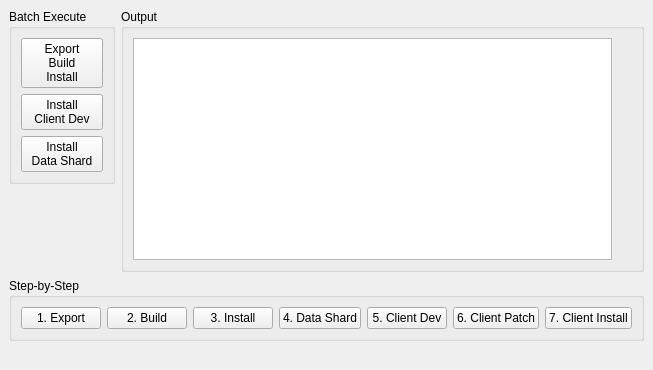
<?xml version="1.0" encoding="UTF-8"?>
<ui version="4.0">
 <class>BuildGamedataView</class>
 <widget class="QDockWidget" name="BuildGamedataView">
  <property name="geometry">
   <rect>
    <x>0</x>
    <y>0</y>
    <width>635</width>
    <height>370</height>
   </rect>
  </property>
  <property name="windowTitle">
   <string>Build Gamedata</string>
  </property>
  <widget class="QWidget" name="dockWidgetContents">
   <layout class="QGridLayout" name="gridLayout">
    <item row="4" column="2">
     <spacer name="horizontalSpacer">
      <property name="orientation">
       <enum>Qt::Horizontal</enum>
      </property>
      <property name="sizeHint" stdset="0">
       <size>
        <width>40</width>
        <height>20</height>
       </size>
      </property>
     </spacer>
    </item>
    <item row="0" column="1">
     <widget class="QGroupBox" name="batchExecuteGroupBox">
      <property name="title">
       <string>Batch Execute</string>
      </property>
      <layout class="QVBoxLayout" name="verticalLayout_2">
       <item>
        <widget class="QPushButton" name="exportBuildInstallPB">
         <property name="text">
          <string>Export
Build
Install</string>
         </property>
        </widget>
       </item>
       <item>
        <widget class="QPushButton" name="installClientDevPB">
         <property name="text">
          <string>Install
Client Dev</string>
         </property>
        </widget>
       </item>
       <item>
        <widget class="QPushButton" name="installDataShardPB">
         <property name="text">
          <string>Install
Data Shard</string>
         </property>
        </widget>
       </item>
      </layout>
     </widget>
    </item>
    <item row="0" column="2" rowspan="3">
     <widget class="QGroupBox" name="outputGroupBox">
      <property name="title">
       <string>Output</string>
      </property>
      <layout class="QGridLayout" name="gridLayout_2">
       <item row="0" column="0" rowspan="2">
        <widget class="QTextEdit" name="outputTextEdit">
         <property name="documentTitle">
          <string/>
         </property>
         <property name="undoRedoEnabled">
          <bool>false</bool>
         </property>
         <property name="readOnly">
          <bool>true</bool>
         </property>
        </widget>
       </item>
       <item row="0" column="1">
        <spacer name="verticalSpacer_2">
         <property name="orientation">
          <enum>Qt::Vertical</enum>
         </property>
         <property name="sizeHint" stdset="0">
          <size>
           <width>20</width>
           <height>40</height>
          </size>
         </property>
        </spacer>
       </item>
      </layout>
     </widget>
    </item>
    <item row="2" column="1">
     <spacer name="verticalSpacer">
      <property name="orientation">
       <enum>Qt::Vertical</enum>
      </property>
      <property name="sizeHint" stdset="0">
       <size>
        <width>20</width>
        <height>40</height>
       </size>
      </property>
     </spacer>
    </item>
    <item row="3" column="1" colspan="2">
     <widget class="QGroupBox" name="stepByStepGroupBox">
      <property name="title">
       <string>Step-by-Step</string>
      </property>
      <layout class="QHBoxLayout" name="horizontalLayout">
       <item>
        <widget class="QPushButton" name="stepExportPushButton">
         <property name="text">
          <string>1. Export</string>
         </property>
        </widget>
       </item>
       <item>
        <widget class="QPushButton" name="stepBuildPushButton">
         <property name="text">
          <string>2. Build</string>
         </property>
        </widget>
       </item>
       <item>
        <widget class="QPushButton" name="stepInstallPushButton">
         <property name="text">
          <string>3. Install</string>
         </property>
        </widget>
       </item>
       <item>
        <widget class="QPushButton" name="stepDataShardPushButton">
         <property name="text">
          <string>4. Data Shard</string>
         </property>
        </widget>
       </item>
       <item>
        <widget class="QPushButton" name="stepClientDevPushButton">
         <property name="text">
          <string>5. Client Dev</string>
         </property>
        </widget>
       </item>
       <item>
        <widget class="QPushButton" name="stepClientPatchPushButton">
         <property name="text">
          <string>6. Client Patch</string>
         </property>
        </widget>
       </item>
       <item>
        <widget class="QPushButton" name="stepClientInstallPushButton">
         <property name="text">
          <string>7. Client Install</string>
         </property>
        </widget>
       </item>
      </layout>
     </widget>
    </item>
   </layout>
  </widget>
 </widget>
 <resources/>
 <connections/>
</ui>
